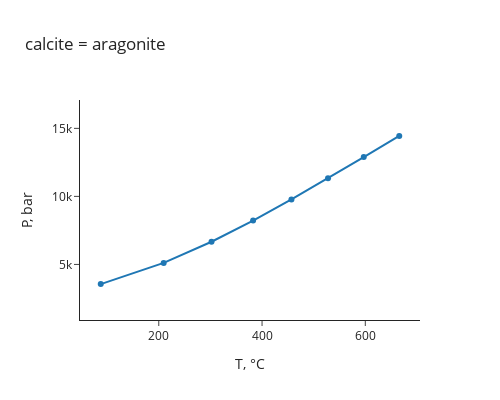

Here is the notebook cell this chart was saved with:
### Markdown cell above
As shown in the table above, changing temperature and pressure will change the calculated logK of the reaction.

However, **what if you want to start with a logK and solve for temperatures and pressures** instead?

For instance, what if you want to find temperature and pressure values where logK equals 0 for the calcite to aragonite reaction? Connecting those points with a curve would represent the phase boundary between calcite and anorthite. This is known as a univariant curve, where univariant refers to having one degree of freedom. For a curve in T-P space, if you chose one variable, the other is already determined. That's only one degree of freedom, so we want a univariant curve.

This is where pyCHNOSZ's `univariant_TP` function is handy:

### Code cell
out = univariant_TP(logK=0, # desired logK or list of logK values
                    species=["calcite", "aragonite"], # chemical species
                    state=["cr", "cr"], # aq, gas, liq, cr
                    coeff=[-1, 1], # reaction stoichiometry (negative for reactants, positive for products)
                    Trange=[0, 700], # temperature range to check, degrees C
                    Prange=[2000, 16000], # pressure range to check, bars
      )

### Figure 1 — Plotly figure (JSON) as saved in the notebook; plotly's stock layout.template omitted (floating-point values rounded to 4 significant figures)
{"data": [{"hovertemplate": "%{text}<br>T, °C=%{x:.2f}<br>P, bar=%{y:.2f}<extra></extra>", "mode": "markers+lines", "name": "logK=0", "text": ["logK=0", "logK=0", "logK=0", "logK=0", "logK=0", "logK=0", "logK=0", "logK=0", "logK=0", "logK=0"], "type": "scatter", "x": [NaN, 87.62, 209.5, 302.2, 382.7, 456.9, 527.8, 597.0, 665.7, NaN], "y": [2000.0, 3556.0, 5111.0, 6667.0, 8222.0, 9778.0, 11330.0, 12890.0, 14440.0, 16000.0]}], "layout": {"height": 400, "hoverlabel": {"bgcolor": "white"}, "title": {"text": "calcite = aragonite"}, "width": 500, "xaxis": {"autorange": true, "range": [47.43, 705.9], "title": {"text": "T, °C"}, "type": "linear"}, "yaxis": {"autorange": true, "range": [916.0, 17080.0], "title": {"text": "P, bar"}, "type": "linear"}}}
